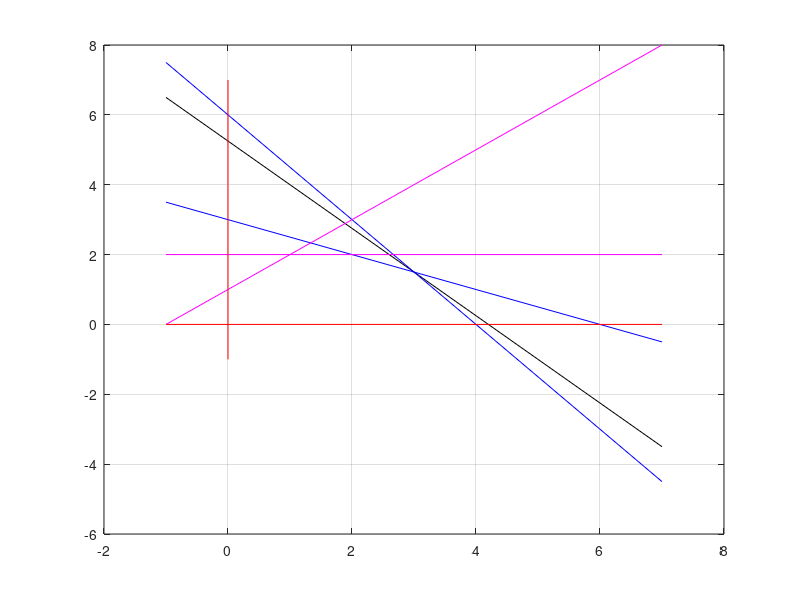

Source code (MATLAB):
% PorFin 

x = -1 : 1 : 7; % intervalo  para  generar  las  rectas
z = (21 - 5. * x )/4;  % funcíon   a  maximizar

% restricciones
R1 = (24 - 6. * x )/4;
R2 = (6 - x )/2;
R3 = 1+x ;

for r = 1: length ( x )  % constantes
R4(r) = 2;
R5(r) = 0;
R6(r) = 0;
end

%grafica de las funciones considerando igualdades
figure(1) ;
plot(x ,z ,'-k' ) ;
hold  on ;
plot(x,R1,'-b',x ,R2,'-b ',x,R3,'-m',x ,R4,'-m') ;
plot(R5,x,'-r ',x,R6,'-r ') ;
grid on